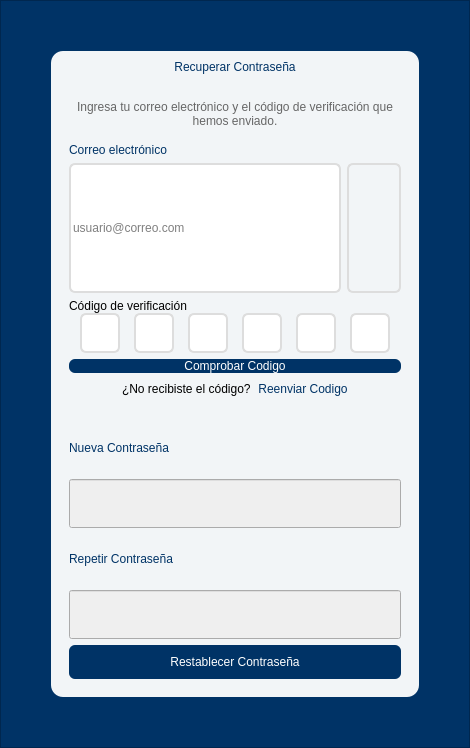
<?xml version="1.0" encoding="UTF-8"?>
<ui version="4.0">
 <class>Dialog</class>
 <widget class="QDialog" name="Dialog">
  <property name="geometry">
   <rect>
    <x>0</x>
    <y>0</y>
    <width>470</width>
    <height>748</height>
   </rect>
  </property>
  <property name="windowTitle">
   <string>Dialog</string>
  </property>
  <property name="sizeGripEnabled">
   <bool>false</bool>
  </property>
  <property name="modal">
   <bool>true</bool>
  </property>
  <layout class="QVBoxLayout" name="verticalLayout_3">
   <property name="spacing">
    <number>0</number>
   </property>
   <property name="leftMargin">
    <number>0</number>
   </property>
   <property name="topMargin">
    <number>0</number>
   </property>
   <property name="rightMargin">
    <number>0</number>
   </property>
   <property name="bottomMargin">
    <number>0</number>
   </property>
   <item>
    <widget class="QFrame" name="frame">
     <property name="styleSheet">
      <string notr="true">QFrame{
	background-color: rgb(0, 51, 102);
}</string>
     </property>
     <property name="frameShape">
      <enum>QFrame::Shape::StyledPanel</enum>
     </property>
     <property name="frameShadow">
      <enum>QFrame::Shadow::Raised</enum>
     </property>
     <layout class="QGridLayout" name="gridLayout">
      <property name="leftMargin">
       <number>50</number>
      </property>
      <property name="topMargin">
       <number>50</number>
      </property>
      <property name="rightMargin">
       <number>50</number>
      </property>
      <property name="bottomMargin">
       <number>50</number>
      </property>
      <property name="spacing">
       <number>0</number>
      </property>
      <item row="0" column="1">
       <widget class="QFrame" name="frame_2">
        <property name="styleSheet">
         <string notr="true">QFrame{
background:rgba(255, 255, 255, 0.95);
border-radius: 12px;
width: 100%;


            
}

QLabel{
	color: rgb(0, 51, 102);
	background-color: transparent;
	font: 14pt &quot;Segoe UI&quot;;
}</string>
        </property>
        <property name="frameShape">
         <enum>QFrame::Shape::StyledPanel</enum>
        </property>
        <property name="frameShadow">
         <enum>QFrame::Shadow::Raised</enum>
        </property>
        <layout class="QVBoxLayout" name="verticalLayout_5">
         <item>
          <layout class="QVBoxLayout" name="verticalLayout_4">
           <item>
            <widget class="QLabel" name="label">
             <property name="styleSheet">
              <string notr="true">font: 600 20pt &quot;Segoe UI&quot;;
padding:0px 0px;</string>
             </property>
             <property name="text">
              <string>Recuperar Contraseña</string>
             </property>
             <property name="alignment">
              <set>Qt::AlignmentFlag::AlignCenter</set>
             </property>
             <property name="margin">
              <number>0</number>
             </property>
            </widget>
           </item>
           <item>
            <widget class="QLabel" name="label_3">
             <property name="text">
              <string/>
             </property>
             <property name="pixmap">
              <pixmap>emblemencryptedunlocked_93483.png</pixmap>
             </property>
             <property name="alignment">
              <set>Qt::AlignmentFlag::AlignCenter</set>
             </property>
             <property name="wordWrap">
              <bool>false</bool>
             </property>
            </widget>
           </item>
           <item>
            <widget class="QLabel" name="label_2">
             <property name="styleSheet">
              <string notr="true">QLabel{
	
	font: 12pt &quot;Segoe UI&quot;;
	color: rgb(102, 102, 102);
	
}</string>
             </property>
             <property name="text">
              <string>Ingresa tu correo electrónico y el código de verificación que hemos enviado.</string>
             </property>
             <property name="alignment">
              <set>Qt::AlignmentFlag::AlignCenter</set>
             </property>
             <property name="wordWrap">
              <bool>true</bool>
             </property>
            </widget>
           </item>
          </layout>
         </item>
         <item>
          <widget class="QFrame" name="frame_4">
           <property name="styleSheet">
            <string notr="true">QFrame{
background:transparent;
}
QPushButton{
	background-color: rgb(0, 51, 102);
	border: none;
    border-radius: 6px;
	font: 400 14pt &quot;Segoe UI&quot;;
	color: rgb(255, 255, 255);
 }</string>
           </property>
           <property name="frameShape">
            <enum>QFrame::Shape::StyledPanel</enum>
           </property>
           <property name="frameShadow">
            <enum>QFrame::Shadow::Raised</enum>
           </property>
           <layout class="QVBoxLayout" name="verticalLayout_6">
            <item>
             <widget class="QLabel" name="user_label_2">
              <property name="text">
               <string>Correo electrónico</string>
              </property>
             </widget>
            </item>
            <item>
             <layout class="QHBoxLayout" name="horizontalLayout_3" stretch="5,1">
              <item>
               <widget class="QLineEdit" name="correo_input">
                <property name="sizePolicy">
                 <sizepolicy hsizetype="Expanding" vsizetype="Expanding">
                  <horstretch>0</horstretch>
                  <verstretch>0</verstretch>
                 </sizepolicy>
                </property>
                <property name="styleSheet">
                 <string notr="true">border: 2px solid #ddd;
border-radius: 6px;</string>
                </property>
                <property name="placeholderText">
                 <string>usuario@correo.com</string>
                </property>
               </widget>
              </item>
              <item>
               <widget class="QPushButton" name="emailButton">
                <property name="sizePolicy">
                 <sizepolicy hsizetype="Minimum" vsizetype="Expanding">
                  <horstretch>0</horstretch>
                  <verstretch>0</verstretch>
                 </sizepolicy>
                </property>
                <property name="layoutDirection">
                 <enum>Qt::LayoutDirection::RightToLeft</enum>
                </property>
                <property name="styleSheet">
                 <string notr="true">border: 2px solid #ddd;
border-radius: 6px;
background-color: transparent;</string>
                </property>
                <property name="text">
                 <string/>
                </property>
                <property name="icon">
                 <iconset>
                  <normaloff>sendmail.png</normaloff>sendmail.png</iconset>
                </property>
                <property name="iconSize">
                 <size>
                  <width>30</width>
                  <height>30</height>
                 </size>
                </property>
               </widget>
              </item>
             </layout>
            </item>
            <item>
             <layout class="QVBoxLayout" name="verticalLayout_2">
              <property name="spacing">
               <number>0</number>
              </property>
              <item>
               <widget class="QLabel" name="password_label_2">
                <property name="styleSheet">
                 <string notr="true">color: rgb(0, 0, 0);
font: 350 14pt &quot;Segoe UI&quot;;
</string>
                </property>
                <property name="text">
                 <string>Código de verificación</string>
                </property>
                <property name="alignment">
                 <set>Qt::AlignmentFlag::AlignBottom|Qt::AlignmentFlag::AlignLeading|Qt::AlignmentFlag::AlignLeft</set>
                </property>
                <property name="wordWrap">
                 <bool>false</bool>
                </property>
               </widget>
              </item>
              <item>
               <layout class="QHBoxLayout" name="horizontalLayout_2">
                <property name="spacing">
                 <number>3</number>
                </property>
                <item>
                 <widget class="QLineEdit" name="codigo_input1">
                  <property name="sizePolicy">
                   <sizepolicy hsizetype="Maximum" vsizetype="Maximum">
                    <horstretch>0</horstretch>
                    <verstretch>0</verstretch>
                   </sizepolicy>
                  </property>
                  <property name="minimumSize">
                   <size>
                    <width>40</width>
                    <height>40</height>
                   </size>
                  </property>
                  <property name="maximumSize">
                   <size>
                    <width>40</width>
                    <height>40</height>
                   </size>
                  </property>
                  <property name="cursor">
                   <cursorShape>ArrowCursor</cursorShape>
                  </property>
                  <property name="mouseTracking">
                   <bool>false</bool>
                  </property>
                  <property name="styleSheet">
                   <string notr="true">border: 2px solid #ddd;
border-radius: 6px;
font: 550 12pt &quot;Segoe UI&quot;;
</string>
                  </property>
                  <property name="text">
                   <string/>
                  </property>
                  <property name="maxLength">
                   <number>1</number>
                  </property>
                  <property name="echoMode">
                   <enum>QLineEdit::EchoMode::Normal</enum>
                  </property>
                  <property name="alignment">
                   <set>Qt::AlignmentFlag::AlignCenter</set>
                  </property>
                  <property name="dragEnabled">
                   <bool>false</bool>
                  </property>
                  <property name="placeholderText">
                   <string notr="true"/>
                  </property>
                 </widget>
                </item>
                <item>
                 <widget class="QLineEdit" name="codigo_input2">
                  <property name="sizePolicy">
                   <sizepolicy hsizetype="Maximum" vsizetype="Maximum">
                    <horstretch>0</horstretch>
                    <verstretch>0</verstretch>
                   </sizepolicy>
                  </property>
                  <property name="minimumSize">
                   <size>
                    <width>40</width>
                    <height>40</height>
                   </size>
                  </property>
                  <property name="maximumSize">
                   <size>
                    <width>40</width>
                    <height>40</height>
                   </size>
                  </property>
                  <property name="cursor">
                   <cursorShape>ArrowCursor</cursorShape>
                  </property>
                  <property name="mouseTracking">
                   <bool>false</bool>
                  </property>
                  <property name="styleSheet">
                   <string notr="true">border: 2px solid #ddd;
border-radius: 6px;
font: 550 12pt &quot;Segoe UI&quot;;
</string>
                  </property>
                  <property name="text">
                   <string/>
                  </property>
                  <property name="maxLength">
                   <number>1</number>
                  </property>
                  <property name="echoMode">
                   <enum>QLineEdit::EchoMode::Normal</enum>
                  </property>
                  <property name="alignment">
                   <set>Qt::AlignmentFlag::AlignCenter</set>
                  </property>
                  <property name="dragEnabled">
                   <bool>false</bool>
                  </property>
                  <property name="placeholderText">
                   <string notr="true"/>
                  </property>
                 </widget>
                </item>
                <item>
                 <widget class="QLineEdit" name="codigo_input3">
                  <property name="sizePolicy">
                   <sizepolicy hsizetype="Fixed" vsizetype="Fixed">
                    <horstretch>0</horstretch>
                    <verstretch>0</verstretch>
                   </sizepolicy>
                  </property>
                  <property name="minimumSize">
                   <size>
                    <width>40</width>
                    <height>40</height>
                   </size>
                  </property>
                  <property name="maximumSize">
                   <size>
                    <width>40</width>
                    <height>40</height>
                   </size>
                  </property>
                  <property name="cursor">
                   <cursorShape>ArrowCursor</cursorShape>
                  </property>
                  <property name="mouseTracking">
                   <bool>false</bool>
                  </property>
                  <property name="styleSheet">
                   <string notr="true">border: 2px solid #ddd;
border-radius: 6px;
font: 550 12pt &quot;Segoe UI&quot;;
</string>
                  </property>
                  <property name="text">
                   <string/>
                  </property>
                  <property name="maxLength">
                   <number>1</number>
                  </property>
                  <property name="echoMode">
                   <enum>QLineEdit::EchoMode::Normal</enum>
                  </property>
                  <property name="alignment">
                   <set>Qt::AlignmentFlag::AlignCenter</set>
                  </property>
                  <property name="dragEnabled">
                   <bool>false</bool>
                  </property>
                  <property name="placeholderText">
                   <string notr="true"/>
                  </property>
                 </widget>
                </item>
                <item>
                 <widget class="QLineEdit" name="codigo_input4">
                  <property name="sizePolicy">
                   <sizepolicy hsizetype="Fixed" vsizetype="Fixed">
                    <horstretch>0</horstretch>
                    <verstretch>0</verstretch>
                   </sizepolicy>
                  </property>
                  <property name="minimumSize">
                   <size>
                    <width>40</width>
                    <height>40</height>
                   </size>
                  </property>
                  <property name="maximumSize">
                   <size>
                    <width>40</width>
                    <height>40</height>
                   </size>
                  </property>
                  <property name="cursor">
                   <cursorShape>ArrowCursor</cursorShape>
                  </property>
                  <property name="mouseTracking">
                   <bool>false</bool>
                  </property>
                  <property name="styleSheet">
                   <string notr="true">border: 2px solid #ddd;
border-radius: 6px;
font: 550 12pt &quot;Segoe UI&quot;;
</string>
                  </property>
                  <property name="text">
                   <string/>
                  </property>
                  <property name="maxLength">
                   <number>1</number>
                  </property>
                  <property name="echoMode">
                   <enum>QLineEdit::EchoMode::Normal</enum>
                  </property>
                  <property name="alignment">
                   <set>Qt::AlignmentFlag::AlignCenter</set>
                  </property>
                  <property name="dragEnabled">
                   <bool>false</bool>
                  </property>
                  <property name="placeholderText">
                   <string notr="true"/>
                  </property>
                 </widget>
                </item>
                <item>
                 <widget class="QLineEdit" name="codigo_input5">
                  <property name="sizePolicy">
                   <sizepolicy hsizetype="Fixed" vsizetype="Fixed">
                    <horstretch>0</horstretch>
                    <verstretch>0</verstretch>
                   </sizepolicy>
                  </property>
                  <property name="minimumSize">
                   <size>
                    <width>40</width>
                    <height>40</height>
                   </size>
                  </property>
                  <property name="maximumSize">
                   <size>
                    <width>40</width>
                    <height>40</height>
                   </size>
                  </property>
                  <property name="cursor">
                   <cursorShape>ArrowCursor</cursorShape>
                  </property>
                  <property name="mouseTracking">
                   <bool>false</bool>
                  </property>
                  <property name="styleSheet">
                   <string notr="true">border: 2px solid #ddd;
border-radius: 6px;
font: 550 12pt &quot;Segoe UI&quot;;
</string>
                  </property>
                  <property name="text">
                   <string/>
                  </property>
                  <property name="maxLength">
                   <number>1</number>
                  </property>
                  <property name="echoMode">
                   <enum>QLineEdit::EchoMode::Normal</enum>
                  </property>
                  <property name="alignment">
                   <set>Qt::AlignmentFlag::AlignCenter</set>
                  </property>
                  <property name="dragEnabled">
                   <bool>false</bool>
                  </property>
                  <property name="placeholderText">
                   <string notr="true"/>
                  </property>
                 </widget>
                </item>
                <item>
                 <widget class="QLineEdit" name="codigo_input6">
                  <property name="sizePolicy">
                   <sizepolicy hsizetype="Fixed" vsizetype="Fixed">
                    <horstretch>0</horstretch>
                    <verstretch>0</verstretch>
                   </sizepolicy>
                  </property>
                  <property name="minimumSize">
                   <size>
                    <width>40</width>
                    <height>40</height>
                   </size>
                  </property>
                  <property name="maximumSize">
                   <size>
                    <width>40</width>
                    <height>40</height>
                   </size>
                  </property>
                  <property name="cursor">
                   <cursorShape>ArrowCursor</cursorShape>
                  </property>
                  <property name="mouseTracking">
                   <bool>false</bool>
                  </property>
                  <property name="tabletTracking">
                   <bool>false</bool>
                  </property>
                  <property name="styleSheet">
                   <string notr="true">border: 2px solid #ddd;
border-radius: 6px;
font: 550 12pt &quot;Segoe UI&quot;;
</string>
                  </property>
                  <property name="inputMask">
                   <string/>
                  </property>
                  <property name="text">
                   <string/>
                  </property>
                  <property name="maxLength">
                   <number>1</number>
                  </property>
                  <property name="echoMode">
                   <enum>QLineEdit::EchoMode::Normal</enum>
                  </property>
                  <property name="alignment">
                   <set>Qt::AlignmentFlag::AlignCenter</set>
                  </property>
                  <property name="dragEnabled">
                   <bool>false</bool>
                  </property>
                  <property name="readOnly">
                   <bool>false</bool>
                  </property>
                  <property name="placeholderText">
                   <string notr="true"/>
                  </property>
                  <property name="cursorMoveStyle">
                   <enum>Qt::CursorMoveStyle::LogicalMoveStyle</enum>
                  </property>
                  <property name="clearButtonEnabled">
                   <bool>false</bool>
                  </property>
                 </widget>
                </item>
               </layout>
              </item>
             </layout>
            </item>
            <item>
             <widget class="QPushButton" name="pushButton">
              <property name="text">
               <string>Comprobar Codigo</string>
              </property>
             </widget>
            </item>
            <item>
             <layout class="QHBoxLayout" name="horizontalLayout">
              <property name="spacing">
               <number>4</number>
              </property>
              <item>
               <spacer name="horizontalSpacer">
                <property name="orientation">
                 <enum>Qt::Orientation::Horizontal</enum>
                </property>
                <property name="sizeHint" stdset="0">
                 <size>
                  <width>40</width>
                  <height>20</height>
                 </size>
                </property>
               </spacer>
              </item>
              <item>
               <widget class="QLabel" name="label_4">
                <property name="styleSheet">
                 <string notr="true">QLabel{
	background-color: transparent;
	font: 9pt &quot;Segoe UI&quot;;
	color: #000000;
	padding:0;

}</string>
                </property>
                <property name="text">
                 <string>¿No recibiste el código? </string>
                </property>
               </widget>
              </item>
              <item>
               <widget class="QPushButton" name="ReenviarCodigoButton">
                <property name="cursor">
                 <cursorShape>PointingHandCursor</cursorShape>
                </property>
                <property name="layoutDirection">
                 <enum>Qt::LayoutDirection::LeftToRight</enum>
                </property>
                <property name="styleSheet">
                 <string notr="true">QPushButton{
	background-color: transparent;
	font: 9pt &quot;Segoe UI&quot;;
	color: rgb(0, 51, 102);
	padding:0;
}
QPushButton:hover{
	
	font: 9pt &quot;Segoe UI&quot;;
	text-decoration: underline;
	color: rgb(0, 89, 179);
}</string>
                </property>
                <property name="text">
                 <string>Reenviar Codigo</string>
                </property>
               </widget>
              </item>
              <item>
               <spacer name="horizontalSpacer_2">
                <property name="orientation">
                 <enum>Qt::Orientation::Horizontal</enum>
                </property>
                <property name="sizeHint" stdset="0">
                 <size>
                  <width>40</width>
                  <height>20</height>
                 </size>
                </property>
               </spacer>
              </item>
             </layout>
            </item>
           </layout>
          </widget>
         </item>
         <item>
          <widget class="QFrame" name="frame_3">
           <property name="styleSheet">
            <string notr="true">QFrame{
background:transparent;
}
QPushButton{
	background-color: rgb(0, 51, 102);
	border: none;
    border-radius: 6px;
	font: 400 14pt &quot;Segoe UI&quot;;
	color: rgb(255, 255, 255);
 }</string>
           </property>
           <property name="frameShape">
            <enum>QFrame::Shape::StyledPanel</enum>
           </property>
           <property name="frameShadow">
            <enum>QFrame::Shadow::Raised</enum>
           </property>
           <layout class="QVBoxLayout" name="verticalLayout" stretch="1,1,1,1,1">
            <property name="spacing">
             <number>6</number>
            </property>
            <property name="leftMargin">
             <number>9</number>
            </property>
            <property name="topMargin">
             <number>9</number>
            </property>
            <property name="rightMargin">
             <number>9</number>
            </property>
            <property name="bottomMargin">
             <number>9</number>
            </property>
            <item>
             <widget class="QLabel" name="user_label">
              <property name="text">
               <string>Nueva Contraseña</string>
              </property>
             </widget>
            </item>
            <item>
             <widget class="QLineEdit" name="newpassword_input">
              <property name="enabled">
               <bool>false</bool>
              </property>
              <property name="sizePolicy">
               <sizepolicy hsizetype="Expanding" vsizetype="Expanding">
                <horstretch>0</horstretch>
                <verstretch>0</verstretch>
               </sizepolicy>
              </property>
              <property name="echoMode">
               <enum>QLineEdit::EchoMode::Password</enum>
              </property>
              <property name="placeholderText">
               <string/>
              </property>
             </widget>
            </item>
            <item>
             <widget class="QLabel" name="password_label">
              <property name="text">
               <string>Repetir Contraseña</string>
              </property>
             </widget>
            </item>
            <item>
             <widget class="QLineEdit" name="repeatpassword_input">
              <property name="enabled">
               <bool>false</bool>
              </property>
              <property name="sizePolicy">
               <sizepolicy hsizetype="Expanding" vsizetype="Expanding">
                <horstretch>0</horstretch>
                <verstretch>0</verstretch>
               </sizepolicy>
              </property>
              <property name="text">
               <string/>
              </property>
              <property name="echoMode">
               <enum>QLineEdit::EchoMode::Password</enum>
              </property>
             </widget>
            </item>
            <item>
             <widget class="QPushButton" name="login_Button">
              <property name="autoFillBackground">
               <bool>false</bool>
              </property>
              <property name="styleSheet">
               <string notr="true">padding-top: 10px;
padding-bottom: 10px;</string>
              </property>
              <property name="text">
               <string>Restablecer Contraseña</string>
              </property>
             </widget>
            </item>
           </layout>
          </widget>
         </item>
        </layout>
       </widget>
      </item>
     </layout>
    </widget>
   </item>
  </layout>
 </widget>
 <resources/>
 <connections/>
</ui>
